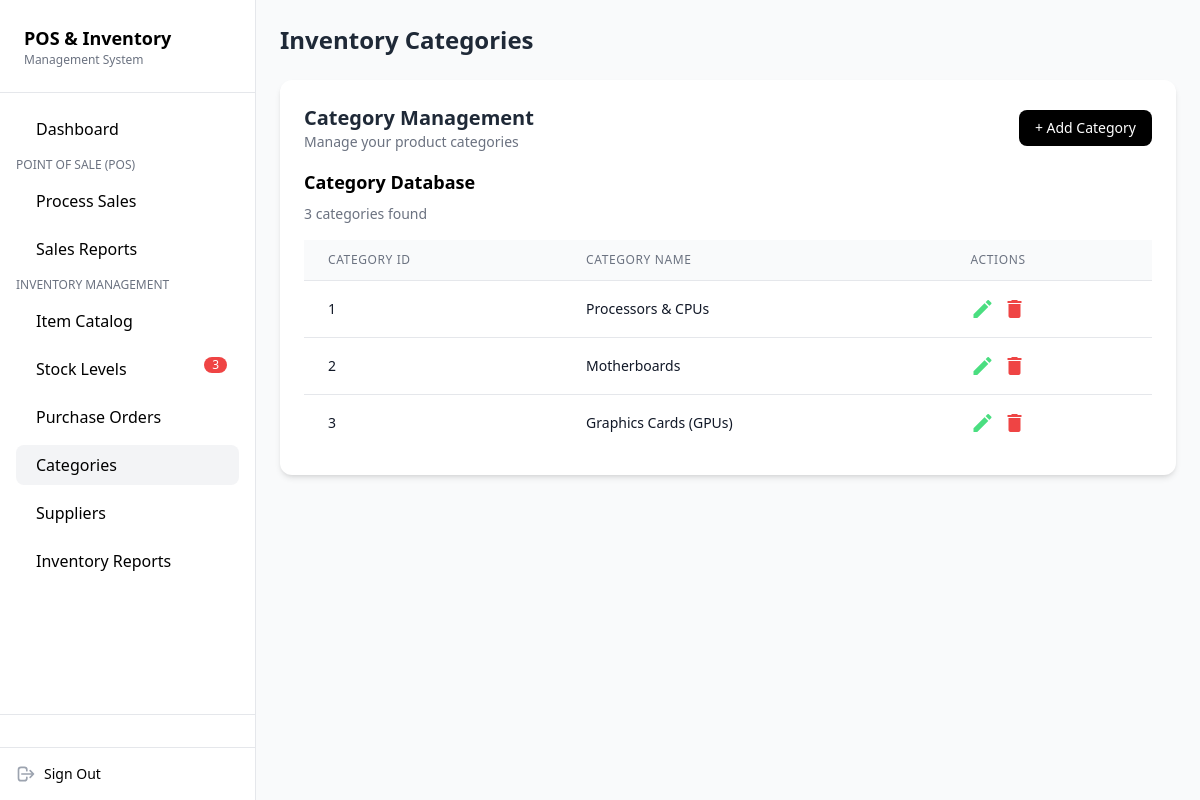
/categories.php, run on the app's committed database.
### tables this page shows
CREATE TABLE `categories` (
  `category_id` int(11) NOT NULL,
  `category_name` varchar(100) NOT NULL
);

### database/database.php (called while the page is built, shortened)
<?php
class Database
{
    private $serverName = ("mysql:host=localhost;dbname=computer_store");
    private $userName = ("root");
    private $userPass = ("");
    private $fetchDefault = array(PDO::ATTR_DEFAULT_FETCH_MODE => PDO::FETCH_ASSOC);
    public function conn()
    {
        try {
            $this->conn = new PDO($this->serverName, $this->userName, $this->userPass, $this->fetchDefault);
            return $this->conn;
        } catch (PDOException $e) {
            echo "Error : " . $e->getMessage();
            exit;
        }
    }
    public function select_categories()
    {
        $sql = $this->conn()->prepare("SELECT * FROM categories");
        $sql->execute();
        $categories = $sql->fetchAll();
        return $categories;
    }
}
$database = new Database();

### categories.php (the view, shortened to what this page needs)
<?php
include "database/database.php";
$categories = $database->select_categories();
?>
<head>
    <script src="https://cdn.tailwindcss.com"></script>
</head>
<body class="flex bg-gray-50 min-h-screen">
    <aside class="sticky top-0 w-64 h-screen bg-white border-r flex flex-col">
        <div class="p-6 border-b">
            <h1 class="text-lg font-bold">POS & Inventory</h1>
            <p class="text-xs text-gray-500">Management System</p>
        </div>
        <nav class="flex-1 p-4 space-y-2">
            <a href="dashboard.php" class="flex items-center px-3 py-2 rounded-lg hover:bg-gray-100">
                <span class="ml-2">Dashboard</span>
            </a>
            <p class="text-xs uppercase text-gray-500 mt-4 mb-2">Point of Sale (POS)</p>
            <a href="process_sales.php" class="flex items-center px-3 py-2 rounded-lg hover:bg-gray-100">
                <span class="ml-2">Process Sales</span>
            </a>
            <a href="sales_report.php" class="flex items-center px-3 py-2 rounded-lg hover:bg-gray-100">
                <span class="ml-2">Sales Reports</span>
            </a>
            <p class="text-xs uppercase text-gray-500 mt-4 mb-2">Inventory Management</p>
            <a href="item_catalog.php" class="flex items-center px-3 py-2 rounded-lg hover:bg-gray-100">
                <span class="ml-2">Item Catalog</span>
            </a>
            <a href="stock_levels.php" class="flex items-center px-3 py-2 rounded-lg hover:bg-gray-100 relative">
                <span class="ml-2">Stock Levels</span>
                <span class="absolute right-3 top-2 text-xs bg-red-500 text-white rounded-full px-2">3</span>
            </a>
            <a href="purchase_orders.php" class="flex items-center px-3 py-2 rounded-lg hover:bg-gray-100">
                <span class="ml-2">Purchase Orders</span>
            </a>
            <a href="categories.php" class="flex items-center px-3 py-2 rounded-lg bg-gray-100 font-medium">
                <span class="ml-2">Categories</span>
            </a>
            <a href="suppliers.php" class="flex items-center px-3 py-2 rounded-lg hover:bg-gray-100">
                <span class="ml-2">Suppliers</span>
            </a>
            <a href="inventory_reports.php" class="flex items-center px-3 py-2 rounded-lg hover:bg-gray-100">
                <span class="ml-2">Inventory Reports</span>
            </a>
        </nav>
        <div class="p-4 border-t">
        </div>
        <div class="p-4 border-t flex items-center justify-between">
            <div class="flex items-center space-x-2">
                <svg xmlns="http://www.w3.org/2000/svg" class="h-5 w-5 text-gray-400" fill="none" viewBox="0 0 24 24"
                    stroke="currentColor">
                    <path stroke-linecap="round" stroke-linejoin="round" stroke-width="2"
                        d="M17 16l4-4m0 0l-4-4m4 4H7m6 4v1a3 3 0 01-3 3H6a3 3 0 01-3-3V7a3 3 0 013-3h4a3 3 0 013 3v1" />
                </svg>
                <a href="logout.php" class="text-sm font-medium">Sign Out</a>
            </div>
        </div>
    </aside>
    <main class="flex-1 p-6">
        <header class="mb-6">
            <h2 class="text-2xl font-bold text-gray-800">Inventory Categories</h2>
        </header>
        <section class="bg-white rounded-xl shadow-md p-6">
            <div class="flex items-center justify-between mb-4">
                <div>
                    <h3 class="text-xl font-bold text-gray-800">Category Management</h3>
                    <p class="text-sm text-gray-500">Manage your product categories</p>
                </div>
                <button class="px-4 py-2 text-sm bg-black text-white rounded-lg hover:bg-gray-800 ml-4"
                    id="openAddCategoryModal">
                    + Add Category
                </button>
            </div>
            <h4 class="text-lg font-semibold mb-2">Category Database</h4>
            <p class="text-sm text-gray-500 mb-4"><?= count($categories) ?> categories found</p>
            <div class="overflow-x-auto">
                <table class="min-w-full divide-y divide-gray-200">
                    <thead class="bg-gray-50">
                        <tr>
                            <th scope="col"
                                class="px-6 py-3 text-left text-xs font-medium text-gray-500 uppercase tracking-wider">
                                Category ID
                            </th>
                            <th scope="col"
                                class="px-6 py-3 text-left text-xs font-medium text-gray-500 uppercase tracking-wider">
                                Category Name
                            </th>
                            <th scope="col"
                                class="px-6 py-3 text-left text-xs font-medium text-gray-500 uppercase tracking-wider">
                                Actions
                            </th>
                        </tr>
                    </thead>
                    <tbody class="bg-white divide-y divide-gray-200">
                        <?php foreach ($categories as $cat): ?>
                            <tr>
                                <td class="px-6 py-4 whitespace-nowrap text-sm text-gray-900"><?= $cat['category_id'] ?>
                                </td>
                                <td class="px-6 py-4 whitespace-nowrap text-sm text-gray-900">
                                    <?= htmlspecialchars($cat['category_name']) ?></td>
                                <td class="px-6 py-4 whitespace-nowrap text-sm font-medium">
                                    <div class="flex space-x-2">
                                        <button class="text-green-400 hover:text-green-600 openEditCategoryModal"
                                            data-id="<?= $cat['category_id'] ?>"
                                            data-name="<?= htmlspecialchars($cat['category_name']) ?>"
                                            title="Edit Category">
                                            <span class="material-icons">edit</span>
                                        </button>
                                        <button class="text-red-500 hover:text-red-700 openDeleteCategoryModal"
                                            data-id="<?= $cat['category_id'] ?>"
                                            data-name="<?= htmlspecialchars($cat['category_name']) ?>"
                                            title="Delete Category">
                                            <span class="material-icons">delete</span>
                                        </button>
                                    </div>
                                </td>
                            </tr>
                        <?php endforeach; ?>
                    </tbody>
                </table>
            </div>
        </section>
    </main>
</body>

### data on the page
categories: category_id "1", category_name "Processors & CPUs"
categories: category_id "2", category_name "Motherboards"
categories: category_id "3", category_name "Graphics Cards (GPUs)"

### other printed values
count($categories) "3"
